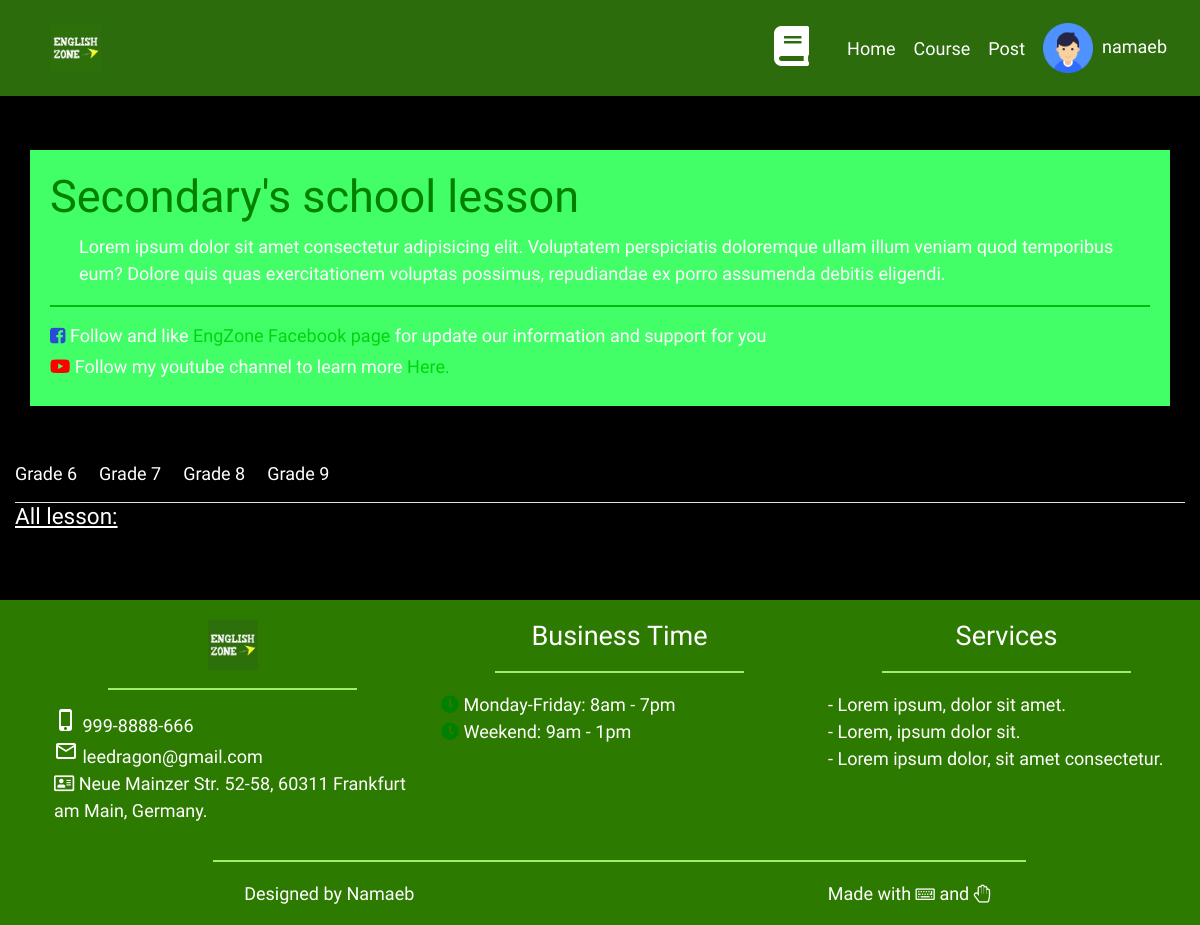
Screenshot of /course.php?module=course-detail-secondary (signed in) with the database file from the repository.
### tables this page shows
CREATE TABLE `tbl_client` (
  `client_id` int(11) NOT NULL,
  `username` varchar(255) NOT NULL,
  `password` varchar(255) NOT NULL,
  `fullname` varchar(50) DEFAULT NULL,
  `email` varchar(255) NOT NULL,
  `address` varchar(255) DEFAULT NULL,
  `phonenumber` varchar(13) DEFAULT NULL,
  `client_img` varchar(250) DEFAULT './images/default-user.png',
  `about` varchar(250) DEFAULT 'about a client of engzone',
  `createdate` date NOT NULL DEFAULT current_timestamp(),
  `school` varchar(50) NOT NULL DEFAULT 'namaeb de creative',
  `grade` int(11) NOT NULL DEFAULT 1,
  `rank_id` int(11) NOT NULL DEFAULT 5,
  `status` bit(1) NOT NULL DEFAULT b'1',
  `code` mediumint(50) NOT NULL
);

CREATE TABLE `tbl_grade` (
  `grade_id` int(11) NOT NULL,
  `grade_detail` varchar(29) NOT NULL
);

### module/course-detail-secondary.php (the view, shortened to what this page needs)
<?php
	$query = "SELECT * FROM tbl_grade WHERE grade_id > 5 AND grade_id <= 9 ORDER BY grade_id ASC ";
	$result = mysqli_query($conn, $query);
	$menu = '';
	$i = 0;
	while($row = mysqli_fetch_array($result)){
	 	if($i == 0){
	  		$menu .= '
	   			<li class="active"><a href="#'.$row["grade_id"].'" data-toggle="tab">'.$row["grade_detail"].'</a></li>
	  		';
	 	} else{
	  		$menu .= '
	   			<li><a href="#'.$row["grade_id"].'" data-toggle="tab">'.$row["grade_detail"].'</a></li>
	  		';
	 }
	 $i++;
	}
 ?>
<div class="container pt-5">
	<div class="row">
		<div class="lesson-header">
			<h1>Secondary's school lesson</h1>
			<p>Lorem ipsum dolor sit amet consectetur adipisicing elit. Voluptatem perspiciatis doloremque ullam illum veniam quod temporibus eum? Dolore quis quas exercitationem voluptas possimus, repudiandae ex porro assumenda debitis eligendi.</p>
			<hr>
			<h6><i class="fa fa-facebook-square"></i> Follow and like <a href="https://www.facebook.com/EZEnglishZoneKids/" target="_blank">EngZone Facebook page</a> for update our information and support for you</h6>
			<h6><i class="fab fa-youtube"></i> Follow my youtube channel to learn more <a href="https://www.youtube.com/channel/UCp3l3o3UwhyWYKdqKLuA99Q" target="_blank">Here.</a></h6>
		</div>
	</div>
</div>
<div class="lesson-body mt-5">
	<div class="container-fluid">
		<ul class="nav nav-tabs">
			<?php echo $menu; ?>
		</ul>
		<h5><u>All lesson:</u></h5>
	</div>
</div>

### course.php (shortened to what this page needs)
<?php
  include("connection.php");
  $login = false;
  $username = false;
  if(isset($_SESSION['login'])){
  	$login = true;
  	$username = true;
  }
?>
<!DOCTYPE html>
<html>
<head>
	<link rel="stylesheet" type="text/css" href="./css/course.css">
	<link rel="stylesheet" href="css/fontawesome/css/all.css">
	<link rel="stylesheet" href="css/fontawesome/css/fontawesome.min.css">
	<link rel="stylesheet" href="https://cdnjs.cloudflare.com/ajax/libs/font-awesome/4.7.0/css/font-awesome.min.css">
	<link rel="stylesheet" href="https://maxcdn.bootstrapcdn.com/bootstrap/4.0.0/css/bootstrap.min.css">
</head>
<body>
	<nav class="navbar navbar-expand-md sticky-top animated fadeInDown">
		<div class="container-fluid">
			<a href="index.php" class="navbar-branch nav-link">
				<img src="images/53278904_2601150810111427_5858780672478412800_n.jpg" alt="" width="50px">
			</a>
			<div class="collapse navbar-collapse" id="navbarResponsive">
				<ul class="navbar-nav ml-auto">
					<a href="book.php" style="margin-right: 29px;"><li class="fas fa-book"></li></a>
					<li class="nav-item"><a href="index.php" class="nav-link">Home</a></li>
					<li class="nav-item"><a href="course.php" class="nav-link">Course</a></li>
					<li class="nav-item"><a href="post.php" class="nav-link">Post</a></li>
				</ul>
			</div>
			<?php
	 			if($username){
	 				$currentUser = $_SESSION["username"];
					$selectClient = "SELECT * FROM tbl_client WHERE username ='$currentUser'";
					$result = mysqli_query($conn, $selectClient);
					$row = mysqli_fetch_assoc($result);
	 			}
				if($login){
					echo '
						<div class="admin-profile">
							<ul class=" navbar-nav align-items-center d-none d-md-flex">
					          <li class="nav-item dropdown">
					            <a class="nav-link pr-0" href="#" role="button" data-toggle="dropdown" aria-haspopup="true" aria-expanded="false">
					              <div class="media align-items-center">
					                <span class="avatar avatar-sm rounded-circle">
					                  <img alt="" src="'.$row["client_img"].'" width="50px">
					                </span>
					                <div class="media-body ml-2 d-none d-lg-block" style="margin-top: 15px;">
					                    <p>'.$row["username"].'</p>
					                </div>
					              </div>
					            </a>
					            <div class="dropdown-menu dropdown-menu-arrow dropdown-menu-right">
					              <div class=" dropdown-header noti-title">
					                <h6 class="text-overflow m-0">Hellou !</h6>
					              </div>
					              <a href="index.php?module=client-profile&client_id='.$row["client_id"].'" class="dropdown-item">
					                <i class="ni ni-single-02"></i>
					                <span>My profile</span>
					              </a>
					              <a href="book.php?module=shoppingcart" class="dropdown-item">
					                <i class="ni ni-calendar-grid-58"></i>
					                <span>My cart</span>
					              </a>
					              <a href="facebook.com" class="dropdown-item">
					                <i class="ni ni-support-16"></i>
					                <span>Help</span>
					              </a>
					              <div class="dropdown-divider"></div>
					              <a href="index.php?module=logout" class="dropdown-item">
					                <i class="ni ni-user-run"></i>
					                <span>Log out</span>
					              </a>
					            </div>
					          </li>
					        </ul>
						</div>
					';
				} else{
					echo '
						<div class="nav-item"><button class="btn btn-outline-light btn-md"><a href="login.php" style="text-decoration: none;">Try it for free!</a></button></div>
					';
				}
			 ?>
		</div>
	</nav>
	<div class="main-course">
		<?php
		if (isset($_GET["module"])) {
			$file = "module/".$_GET["module"].".php";
				include($file);
			} else{
				include("module/course-main-body.php");
			}
		?>
	</div>
	<footer>
		<div class="container-fluid pl-5">
			<div class="row text-center">
				<div class="col-md-4">
					<img src="images/53278904_2601150810111427_5858780672478412800_n.jpg" alt="" width="50px">
					<hr class="dark">
					<p class="text-left">
						<i class="material-icons">phone_iphone</i>  999-8888-666<br>
						<i class="material-icons">mail_outline</i>  leedragon@gmail.com<br>
						<i class="far fa-address-card"></i>  Neue Mainzer Str. 52-58, 60311 Frankfurt am Main, Germany.
					</p>
				</div>
				<div class="col-md-4 business-time">
					<h4>Business Time</h4>
					<hr class="dark">
					<p class="text-left">
						<i class="fas fa-clock"></i>  Monday-Friday: 8am - 7pm<br>
						<i class="fas fa-clock"></i>  Weekend: 9am - 1pm
					</p>
				</div>
				<div class="col-md-4 service">
					<h4>Services</h4>
					<hr class="dark">
					<p class="text-left">
						- Lorem ipsum, dolor sit amet.<br>
						- Lorem, ipsum dolor sit.<br>
						- Lorem ipsum dolor, sit amet consectetur.
					</p>
				</div>
				<hr class="dark">
				<div class="col-6"><p>Designed by Namaeb</p></div>
				<div class="col-6"><p>Made with <i class="fa fa-keyboard-o"></i> and <i class="fa fa-hand-stop-o"></i></p></div>
			</div>
		</div>
	</footer>
</body>
</html>

### css/course.css (style rules this page uses)
html, body { width: 100%; height: 100%; font-family: 'Sigmar One', cursive !important; font-size: 18px; background-color: rgb(0,0,0) !important; }
.navbar { background-color: #2c6c0c; }
.main-course { color: white; }
.nav-item a { color: white !important; }
.fa-book { font-size: 40px; color: white; }
.lesson-header { padding: 20px; background-color: #42ff68; }
.lesson-header a { text-decoration: none; color: #00d40e; }
.lesson-header h1 { color: green; }
.lesson-header p { margin-left: 29px; }
.lesson-header hr { border-top: 2px solid #00ba0c; width: 100%; }
.fa-facebook-square { color: #294bd6; }
.fa-youtube { color: red; }
.nav-tabs li { padding: 0 22px 15px 0; }
.nav-tabs li a { text-decoration: none; color: white; }
.fa-clock { color: green; }
footer { color: white; background-color: #2d7a00; margin-top: 70px; padding-top: 20px; }
hr.dark { border-top: 2px solid rgb(155, 242, 104); width: 70%; margin-bottom: 1rem; }

### rows the page displays
tbl_client: client_img (placeholder picture), username "namaeb"
tbl_grade: grade_detail "Grade 6"
tbl_grade: grade_detail "Grade 7"
tbl_grade: grade_detail "Grade 8"
tbl_grade: grade_detail "Grade 9"
